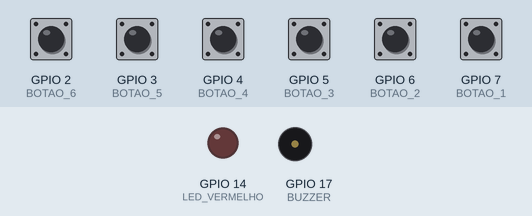
A sketch run on a simulated ESP32-S3. On the bench: output pins drawn as LEDs (lit = HIGH), buzzer (waves = sounding). Dashed ring = blinking. The test bench sets the inputs (shaded band); at power-on: GPIO 2 (BOTAO_6), GPIO 3 (BOTAO_5), GPIO 4 (BOTAO_4), GPIO 5 (BOTAO_3), GPIO 6 (BOTAO_2), GPIO 7 (BOTAO_1) HIGH. USB keyboard and mouse output is not drawn.

Above: at 1.2 s.
1.3 s: GPIO 2 (BOTAO_6) pulled LOW for 0.15 s
At 2.2 s:
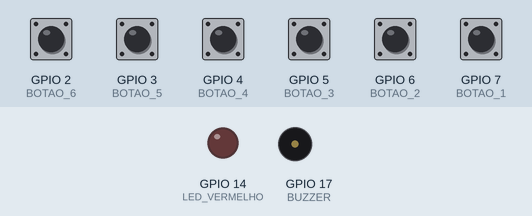
2.9 s: GPIO 3 (BOTAO_5) pulled LOW for 1 s
At 2.98 s:
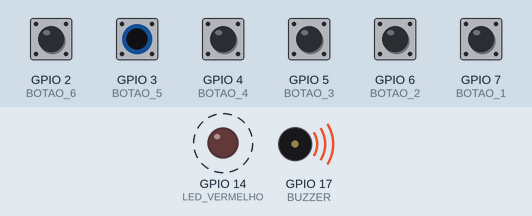
Timing chart, 0 to 5.9 s (numbered marks = the images above; inputs shaded):
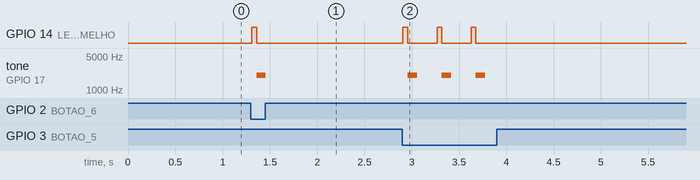

The sketch:

USB_Mouse.ino
```cpp
/*
 * Exemplo de USB HID Mouse
 *
 * descrição: Este exemplo mostra como usar a biblioteca USB HID Mouser
 * objetivo: Demonstrar o funcionamento do mouse USB HID com ESP32 em modo OTG
 *
 * Autor: Fábio Souza
 * data: 07/04/2025
 */

#define LED_VERMELHO 14
#define LED_VERDE 13
#define LED_AZUL 12
#define BOTAO_1 7     // UP
#define BOTAO_2 6     // LEFT
#define BOTAO_3 5     // RIGHT
#define BOTAO_4 4     // DOWN
#define BOTAO_5 3     // Left Click
#define BOTAO_6 2     // Right Click
#define BUZZER  17

// incluindo as bibliotecas necessárias
#include "USB.h"
#include "USBHIDMouse.h"

USBHIDMouse Mouse;  // Instancia o mouse USB HID

// variaveis auxiliares para movimentação do mouse
int range = 5;
int scrollSpeed = 1;
int responseDelay = 10;


void setup()
{
  //configura os pinos dos botões como entrada com pull-up interno
  pinMode(BOTAO_1, INPUT_PULLUP);
  pinMode(BOTAO_2, INPUT_PULLUP);
  pinMode(BOTAO_3, INPUT_PULLUP);
  pinMode(BOTAO_4, INPUT_PULLUP);
  pinMode(BOTAO_5, INPUT_PULLUP);
  pinMode(BOTAO_6, INPUT_PULLUP);

  // Configura os pino do LED Vermelho como saída
  // e inicializa o LED vermelho como desligado
  pinMode(LED_VERMELHO, OUTPUT);
  digitalWrite(LED_VERMELHO, LOW);

  // Configura o pino do buzzer como saída
  pinMode(BUZZER, OUTPUT);

  // Inicializa a comunicação USB e o mouse
  USB.begin();
  Mouse.begin();
}

void loop()
{
  // Variáveis para armazenar os valores de movimento do mouse
  int x = 0;
  int y = 0;
  int wheel = 0;
  int pan = 0;

  // Verifica o estado dos botões e ajusta os valores de movimento do mouse
  if (digitalRead(BOTAO_2) == LOW) x -= range;
  if (digitalRead(BOTAO_3) == LOW) x += range;
  if (digitalRead(BOTAO_1) == LOW) y -= range;
  if (digitalRead(BOTAO_4) == LOW) y += range;

  // Se botões 1 e 4 forem pressionados faz Scroll
  if (digitalRead(BOTAO_1) == LOW && digitalRead(BOTAO_4) == LOW) {
    wheel = scrollSpeed;
    feedback();
  }

  // Se botões 2 e 3 forem pressionados faz Pan
  if (digitalRead(BOTAO_2) == LOW && digitalRead(BOTAO_3) == LOW) {
    pan = scrollSpeed;
    feedback();
  }

  // Se qualquer movimento for detectado, move o mouse
  if (x != 0 || y != 0 || wheel != 0 || pan != 0) {
    Mouse.move(x, y, wheel, pan);
  }

  // Verifica o estado dos botões de clique left e executa a ação correspondente
  if (digitalRead(BOTAO_5) == LOW) {
    Mouse.click(MOUSE_LEFT);
    feedback();
    delay(200);
  }

  // Verifica o estado do botão 6 de clique right e executa a ação correspondente
  if (digitalRead(BOTAO_6) == LOW) {
    Mouse.click(MOUSE_RIGHT);
    feedback();
    delay(200);
  }

  // delay para evitar leituras muito rápidas (ajustar conforme necessário)
  delay(responseDelay);
}

// Função para emitir um beep no buzzer
void beep()
{
  tone(BUZZER, 2000);
  delay(100); // Mantém o buzzer ligado por 100 ms
  noTone(BUZZER);
}

// Função para feedback visual e sonoro
void feedback()
{
  digitalWrite(LED_VERMELHO, HIGH);
  delay(50);
  digitalWrite(LED_VERMELHO, LOW);
  beep();
}
```

Measured:
- after the input at 1.3 s, GPIO 14 (LED_VERMELHO): LOW → HIGH at once, → LOW 0.05 s later; tone on GPIO 17 (BUZZER): silent → 2000 Hz after 0.06 s, → silent 0.10 s later
- after the input at 2.9 s, GPIO 14 (LED_VERMELHO): alternates HIGH for 0.05 s and LOW for 0.31 s, 6 changes in all, then stays LOW, starting at once; tone on GPIO 17 (BUZZER): alternates 2000 Hz for 0.10 s and silent for 0.26 s, 6 changes in all, then stays silent, starting after 0.06 s
